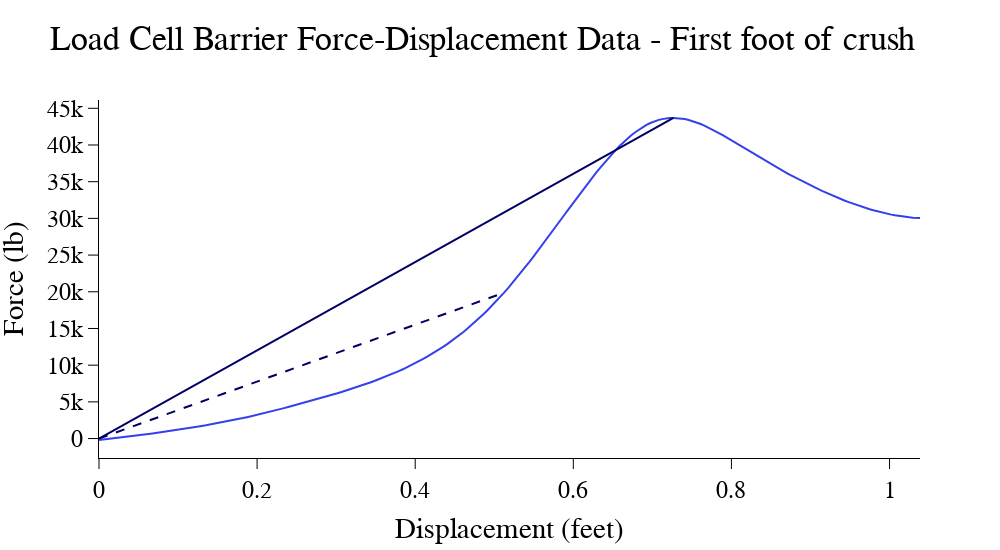

This figure's notebook cell:
### Code cell
fig = go.Figure()
fig.add_trace(go.Scatter(x = veh1_fdx.Disp,
                         y = veh1_fdx.Force * -1,
                        mode = 'lines',
                        name = "Total Force",
                        line = dict(color = "rgb(52, 64, 235)", width = 2)
                        ))
fig.add_trace(go.Scatter(x = [0, veh1_disp],
                         y = [0, veh1_fdx.Force.min() * -1],
                        mode = 'lines',
                        name = "Linear Stiffness (1 ft)",
                        line = dict(color = "rgb(0, 0, 100)", width = 2)
                        ))
fig.add_trace(go.Scatter(x = [0, veh1_disp_half],
                         y = [0, veh1_fdx_half.Force.min() * -1],
                        mode = 'lines',
                        name = "Linear Stiffness (1/2 ft)",
                        line = dict(color = "rgb(0, 0, 100)", width = 2, dash = 'dash')
                        ))
fig.update_layout(
    autosize = False,
    width = 1000,
    height = 550,
    title = f'Load Cell Barrier Force-Displacement Data - First foot of crush',
    template = 'plotly_white',
    xaxis = dict(showgrid = False, title = 'Displacement (feet)'),
    font = dict(family = 'Arial', size = 24, color = 'black'))

fig.update_layout(showlegend = False)
fig.update_yaxes(showgrid = False, showline=True, linewidth=1, linecolor='black', ticks="outside",
                 tickwidth=1, tickcolor='black', ticklen=10, zeroline=False, title_text = 'Force (lb)')
fig.update_xaxes(showline=True, linewidth=1, linecolor='black', ticks="outside",
                 tickwidth=1, tickcolor='black', ticklen=10, zeroline=False)
fig.show()

### Figure 1 — Plotly figure (JSON) as saved in the notebook; plotly's stock layout.template omitted (floating-point values rounded to 4 significant figures; data arrays with more than 128 entries replaced by an {"elided": "..."} marker saying what was removed)
{"data": [{"line": {"color": "rgb(52, 64, 235)", "width": 2}, "mode": "lines", "name": "Total Force", "type": "scatter", "x": {"elided": "210 float values"}, "y": {"elided": "210 float values"}}, {"line": {"color": "rgb(0, 0, 100)", "width": 2}, "mode": "lines", "name": "Linear Stiffness (1 ft)", "type": "scatter", "x": [0, 0.7267], "y": [0, 43690.0]}, {"line": {"color": "rgb(0, 0, 100)", "dash": "dash", "width": 2}, "mode": "lines", "name": "Linear Stiffness (1/2 ft)", "type": "scatter", "x": [0, 0.5124], "y": [0, 19880.0]}], "layout": {"autosize": false, "font": {"color": "black", "family": "Arial", "size": 24}, "height": 550, "showlegend": false, "title": {"text": "Load Cell Barrier Force-Displacement Data - First foot of crush"}, "width": 1000, "xaxis": {"autorange": true, "linecolor": "black", "linewidth": 1, "range": [0, 1.039], "showgrid": false, "showline": true, "tickcolor": "black", "ticklen": 10, "ticks": "outside", "tickwidth": 1, "title": {"text": "Displacement (feet)"}, "type": "linear", "zeroline": false}, "yaxis": {"autorange": true, "linecolor": "black", "linewidth": 1, "range": [-2649.0, 46130.0], "showgrid": false, "showline": true, "tickcolor": "black", "ticklen": 10, "ticks": "outside", "tickwidth": 1, "title": {"text": "Force (lb)"}, "type": "linear", "zeroline": false}}}
